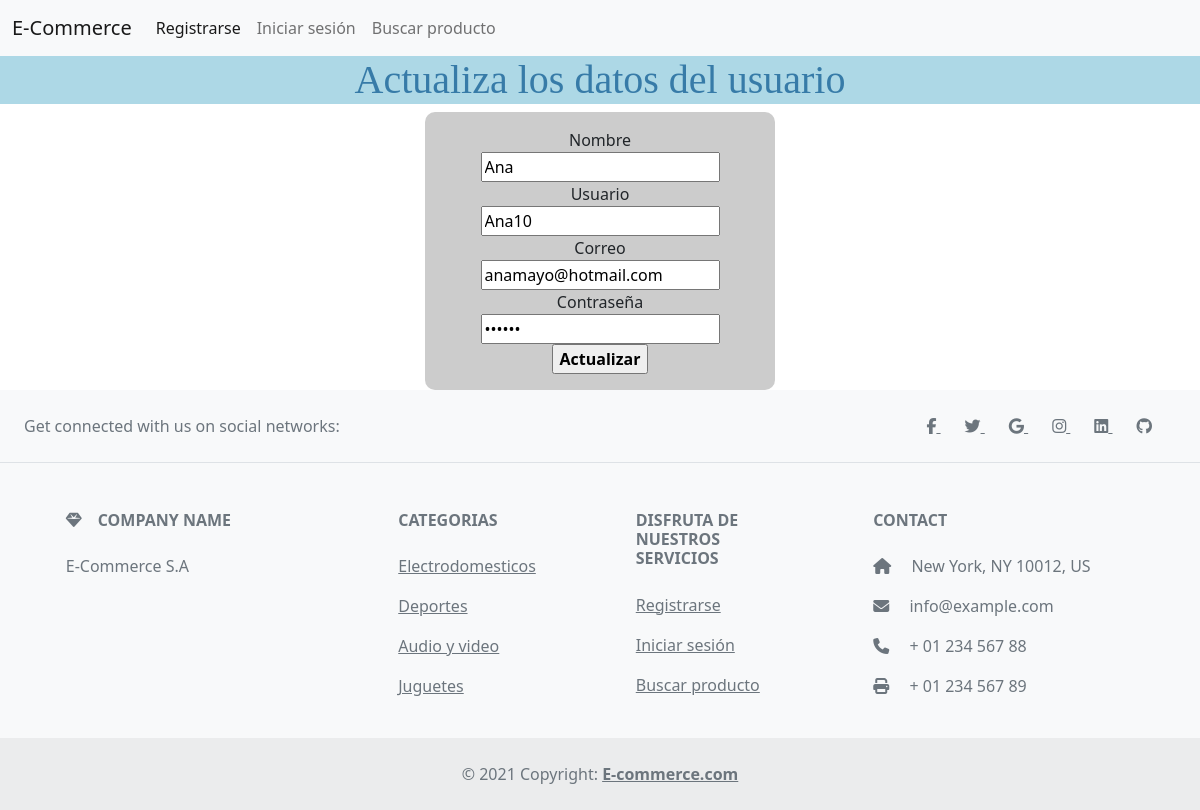
Page /actualizar_usuario/4/ on the committed database.
### tables this page shows
CREATE TABLE usuarios(
   id INTEGER PRIMARY KEY,
   nombre REAL NOT NULL,
   usuario REAL NOT NULL,
   correo REAL NOT NULL,
   contraseña REAL NOT NULL
);

### main.py (the view)
@app.route('/actualizar_usuario/<id>/', methods=['GET'])
def actualizar_usuario(id):
    print("Hola mundo")
    con = sql_connection()
    cursorObj = con.cursor()
    cursorObj.execute("SELECT * FROM usuarios WHERE id=?;", (id,))
    usu = cursorObj.fetchone()
    con.commit()
    return render_template("actualizar.html",usu=usu)

### main.py (called while the page is built)
def sql_connection():
    try:
        con = sqlite3.connect('database.db')
        print("Conexion OK")
        return con
    except Error:
        print(Error)

### templates/actualizar.html
{% extends 'base.html' %}
{% block header %}
  <h1>{% block title %}Actualiza los datos del usuario{% endblock %}</h1>
{% endblock %}
{% block contenido %}
    <center>
        <form action="/editar/{{usu[0]}}/" method="post" name="formRegistro" onsubmit="">
            <div>
            <label for="Nombre"> Nombre </label>
            </div>
            <div>
            <input type="text" name="Nombre" id="Nombre" value="{{usu[1]}}">
            </div>
            <div>
            <label for="usuario"> Usuario </label>
            </div>
            <div>
            <input type="text" name="Usuario" id="Usuario" value="{{usu[2]}}">
            </div>
            <div>
            <label for="email"> Correo </label>
            </div>
            <div>
            <input type="email" name="email" id="email" value="{{usu[3]}}">
            </div>
            <div>
            <label for="password"> Contraseña </label>
            </div>
            <div>
            <input type="password" name="password" id="password" value="{{usu[4]}}">
            <div>
            <input class="boton negrilla" type="submit" value="Actualizar">
            </div>
        </form>
    </center>
{% endblock %}

### static/css/miestilo.css (style rules this page uses)
h1 { font-family: serif; text-align: center; color: #377ba8; background-color: lightblue; margin: 0; }
form { background-color: #ccc; padding: 16px; width: 350px; text-align: center; border-radius: 10px; margin: auto; }
input { margin: 6px; }
.boton { text-align: center; }
.negrilla { font-weight: bold; }

### rows in the picture
usuarios: Nombre "Ana", Usuario "Ana10", email "anamayo@hotmail.com"
